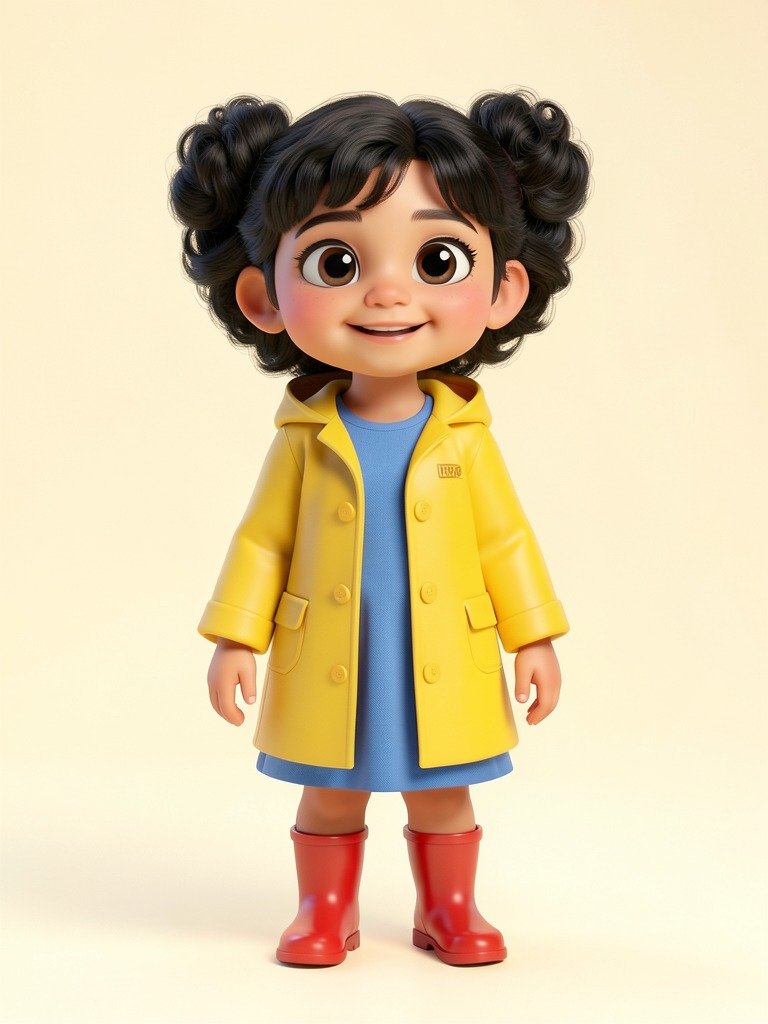
#> input picture templates/home/assets/cast/tara.jpg, 768 x 1024 px
$ python rig.py ../../templates/home/assets/cast/biscuit.jpg ../../templates/home/assets/cast/tara.jpg
#> lines starting #> are read from the running program, lines starting #| are printed output that depends on the picture; after the words box and inside, x2 and y2 are one past the last pixel; in counts of white or black regions, pixels touching at a corner belong together
"""Auto-rig a flat-vector character from a rig-pose cutout (arms/legs separated from the body).

Thick dark outlines separate the coloured regions, so: label the non-outline regions, classify the
big ones (head / body / arms / legs / antenna) by geometry, attach small details (eyes, cheeks,
highlights) to the region that encloses them, give every outline pixel to its nearest part, and
find joint pivots where parts meet. Pupils become their own layers so eyes can look around.
Writes <dir>/rig/*.png + rig.json + rig_debug.png (colour-coded parts, pivots as dots).
Usage (image env): python rig.py <rig.cut.png>
"""

import json
import sys
from pathlib import Path

import numpy as np
from PIL import Image, ImageDraw
from scipy import ndimage

COLORS = {
    "head": (66, 135, 245), "body": (245, 166, 35), "arm_l": (80, 200, 120), "arm_r": (40, 150, 80),
    "leg_l": (200, 80, 200), "leg_r": (140, 50, 140), "antenna": (240, 220, 40), "extra": (150, 150, 150),
}


# [115 lines left out: functions octo, geometric_arm, not called in this run]


def main(path: Path, geo_arms: bool = False) -> None:
#> called with geo_arms = False
    img = np.asarray(Image.open(path).convert("RGBA")).copy()
    H, W = img.shape[:2]
#> H = 1024; W = 768
    rgb, alpha = img[..., :3].astype(int), img[..., 3]
#> alpha: shape (1024, 768); every value is 255
    body = alpha > 128
#> body: shape (1024, 768) bool; every value is 1
    outline = body & np.all(rgb < 95, axis=-1)
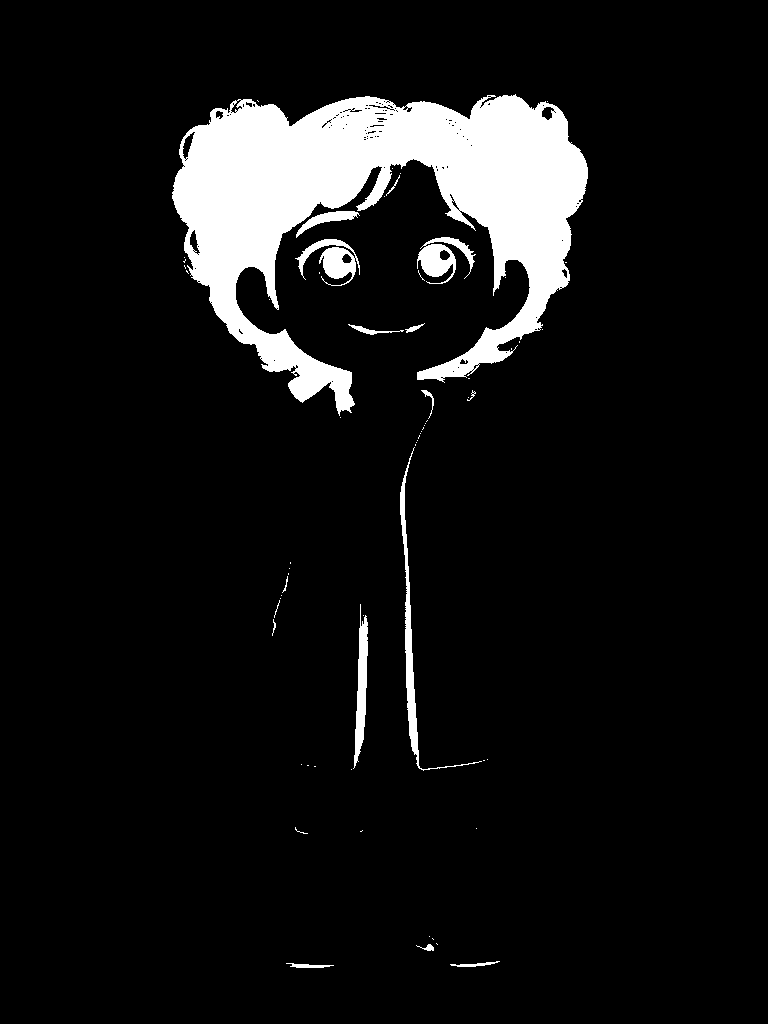
#> outline: shape (1024, 768) bool; 8.3% white; 65 white regions (48 under 20 px), largest, box (x1, y1, x2, y2) and area: (172, 94, 588, 416) 58448, (400, 447, 482, 771) 1747, (295, 239, 360, 286) 1308
    fill = body & ~outline
    labels, n = ndimage.label(fill)
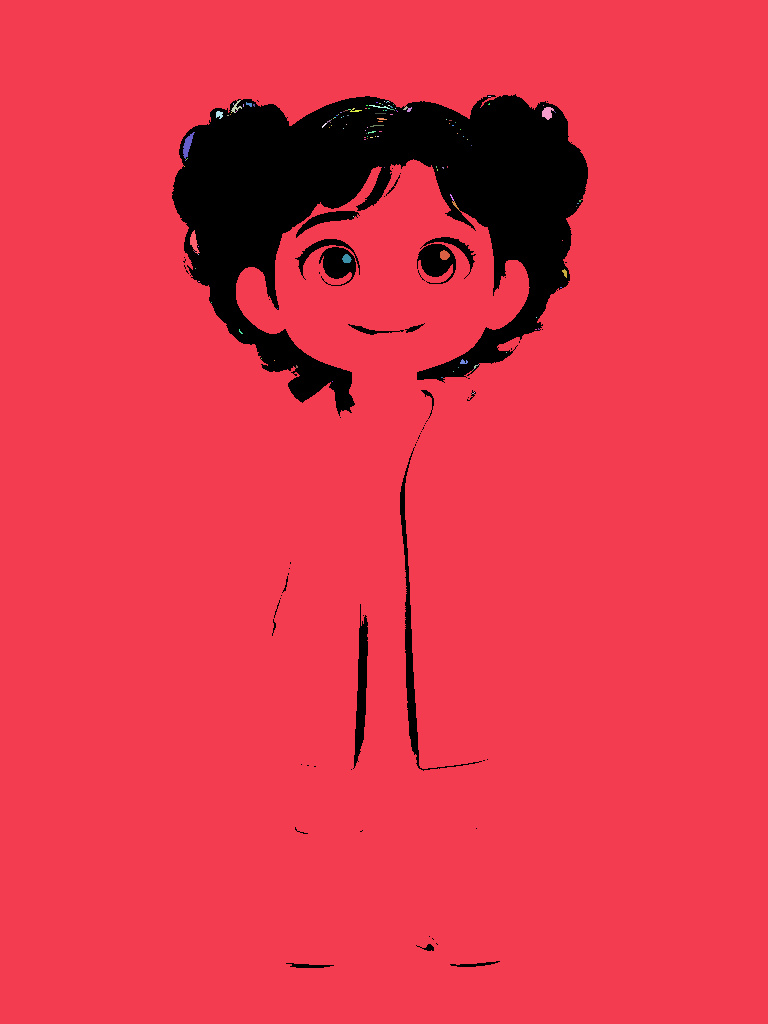
#> labels: shape (1024, 768) int32; 140 distinct labels, from 0 to 139; one colour per label, 0 black
#> n = 139
    areas = ndimage.sum(np.ones_like(labels), labels, index=range(1, n + 1))
#> areas = 139 values, max 720030 at index 0, min 1 at index 3, mean 5187.5
    total = body.sum()
#> total = 786432
    big = [i + 1 for i, a in enumerate(areas) if a > 0.006 * total]
#> big = [1]
    small = [i + 1 for i, a in enumerate(areas) if 0 < a <= 0.006 * total]
#> small = 138 values from 2 to 139

    ys, xs = np.nonzero(body)
    top, bottom, cx_char = ys.min(), ys.max(), (xs.min() + xs.max()) / 2
#> top = 0; bottom = 1023; cx_char = 383.5
    span = bottom - top
#> span = 1023

    info = {}
    for i in big:
        yy, xx = np.nonzero(labels == i)
        info[i] = {"cy": yy.mean(), "cx": xx.mean(), "top": yy.min(), "bot": yy.max(), "left": xx.min(), "right": xx.max(), "area": len(yy)}
#> this loop made 1 pass
#> after the loop, info = 1 item

    # --- classify big regions ---
    part_of: dict[int, str] = {}
    by_area = sorted(big, key=lambda i: -info[i]["area"])
#> by_area = [1]
    # Head: the large region nearest the top among the two biggest-ish regions in the upper half.
    upper = [i for i in by_area[:4] if info[i]["cy"] < top + 0.5 * span]
#> upper = []
    head = min(upper, key=lambda i: info[i]["top"]) if upper else by_area[0]
#> head = 1
    part_of[head] = "head"
    hb = info[head]
#> hb = {'cy': 537.5, 'cx': 384.2, 'top': 0, 'bot': 1023, 'left': 0, 'right': 767, 'area': 720030}
    # Body: biggest remaining region whose centre is below the head and near the centre line.
    centre = [i for i in by_area if i != head and abs(info[i]["cx"] - cx_char) < 0.18 * W and info[i]["cy"] > hb["cy"]]
#> centre = []
#> (the run stopped early here; a loop or call above may not have finished)
